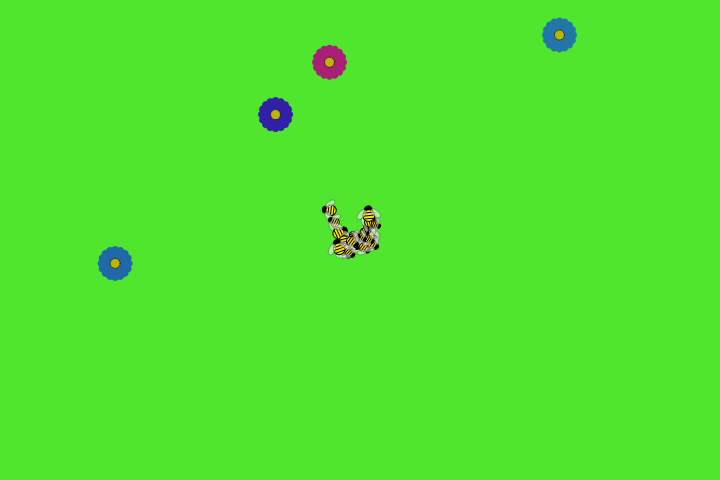
Frame 1 (no input)
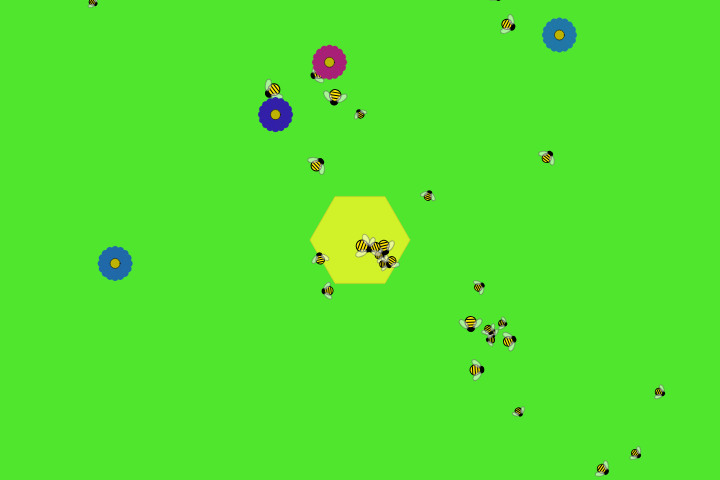
Frame 60 (no input)
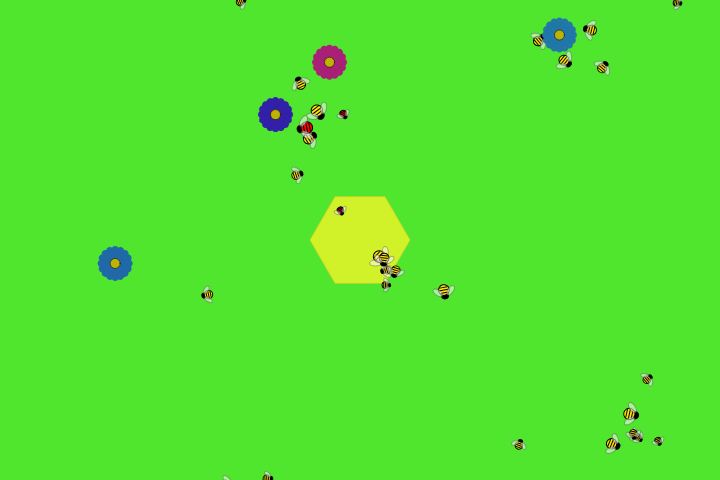
Frame 120 (the mouse pressed at the canvas centre since frame 60)

The p5.js sketch that drew these frames (run headless with seeded random() and noise() and a simulated clock; from frame 60 on, the mouse is pressed at the canvas centre):

// p5.js sketch
// ── sketch.js
/*  Nicolás Peña Escarpentier
	THE NATURE OF CODE, ASSIGNMENT 5
    npescarpentier@gmail.com

  Bees that go looking for food to bring home
    The bees move at different speeds and have different capacity
  When a bee delivers the food, it mates with the Queen Bee
    The Queen Bee reproduces with that bee. and has a fitness evaluation function.
    If that bee is the best at the moment, she stores that DNA info to create a better
    offspring (random new bees created 1-3). The lower the fitness in comparisson to
    the best one, the higher the chance to kill it. Also has a population cap.
*/

var bees = [];
var hive = [];
var flowers = [];

function setup() {
  createCanvas(720, 480);
  colorMode(HSB, 360, 100, 100, 100);
  
  // Create hive at the center of the canvas
  createHive(width/2, height/2);
  // Create starting bees
  createBees(30, width/2, height/2, 30);
  // Create flowers
  createFlowers(4);
}

function draw() {
  background(color(109, 80, 90));
  
  // Hive storage and replication.
  for(var i=0; i<hive.length; i++){
    hive[i].store(bees);
    hive[i].update();
    hive[i].display();
    
    if(hive[i].timeToReplicate() && hive.length<1024){
      var newCell = hive[i].replicate();
      for(var j=0; j<newCell.length; j++){
        hive.push(newCell[j]);
      }
    }
  }
  
  // Bees movement
  for(var i=0; i<bees.length; i++){
    bees[i].applySteering(bees, flowers, hive);
    bees[i].update();
    bees[i].display();
  }
  
  // Flower growth and exhaustion
  for(var i=0; i<flowers.length; i++){
    flowers[i].drain(bees);
    flowers[i].update();
    flowers[i].display();
  }
}

// Creates the hive at posx, posy
function createHive(posx, posy){
  var h = new Hive(posx, posy, 1000);
  hive.push(h);
}
// OBSOLETE AFTER POPULATION INCLUSION
// Creates "n" bees at a maximum "dist" around hiveX, hiveY
function createBees(n, hiveX, hiveY, dist){
  // Every bee should appear near each other
  noiseSeed(random(10000));
  var nx = 0; // x position noise variable
  var ny = 0; // y position noise variable
  var nv = 0; // velocity noise variable
  // Bees creation
  for(var i=0; i<n; i++){
    // Position according to noise
    var posx = hiveX + map(noise(nx, 0, 0), 0, 1, -dist, dist);
    var posy = hiveY + map(noise(0, ny, 0), 0, 1, -dist, dist);
    var vel  = map(noise(0, 0, nv), 0, 1, 0, TWO_PI);
    var genes = new DNA();
    bees.push(new Bee(posx, posy, vel, genes));
    nx += 0.2;
    ny += 0.2;
    nv += 0.2;
  }
}
// Creates "n" flowers scattered around the canvas
function createFlowers(n) {
  for(var i=0; i<n; i++){
    flowers.push(new Flower(random(20, width-20), random(20, height-20)));
  }
}
// ── Bee.js
/* Bee's genes (genotype and phenotype)
  Speed     -> The faster, the bigger the wings
  Capacity  -> The more capacity, the bigger the bee 
               (but also slower)
  Toughness -> Max force it can resist
  Vision    -> Field of view of the bee
  Separation-> Desired flock separation
  Influence -> Distance of influence of the flock
  Steering  -> Each steering force has a factor coded in genes!
*/

function Bee(x, y, v, sourceDna){
  this.dna = sourceDna;
  this.pos = createVector(x, y);
  this.vel = p5.Vector.fromAngle(v);
  this.acc = createVector(0, 0);

  colorMode(HSB, 360, 100, 100, 100);
  this.h = color(54, 99, 99);

  // Genetic data assignment
  this.maxspeed = this.dna.genes[0]; // Bee max speed
  this.cap = this.dna.genes[1];      // Max amount of polen that can be stored
  this.r = map(this.cap, 20, 80, 3, 6); // Bee size
  this.maxspeed -= map(this.cap, 20, 80, -2, 2);  // speed correction
  this.maxforce = this.dna.genes[2];         // Bee max steering force
  this.vision = this.r*this.dna.genes[3];    // viewing distance to detect nearby flowers
  this.flock_sep = this.r*this.dna.genes[4]; // flock desired SEParation
  this.flock_inf = this.r*this.dna.genes[5]; // distance of INFluence of the flock
  this.sepFactor = this.dna.genes[6];   // force factor for separation
  this.cohFactor = this.dna.genes[7];   // force factor for cohesion
  this.aliFactor = this.dna.genes[8];   // force factor for alignment
  this.foodFactor = this.dna.genes[9];  // force factor for FEED to go to flowers
  this.hiveFactor = this.dna.genes[10]; // force factor for FEED to return to hive

  // Initial status
  this.polen = 0;     // Amount of polen stored
  this.search = true; // Searchs for food until full, then returns to hive

  this.applySteering = function(bees, flowers, hive) {
    // Flock conduct with other bees: separation, cohesion, alignment
    var sf = this.separate(bees, this.flock_sep);
    var cf = this.cohesion(bees, this.flock_inf);
    var af = this.align(bees, this.flock_inf);
    var ff = this.feed(flowers, hive);

    // Multiplication factors
    sf.mult(this.sepFactor);
    cf.mult(this.cohFactor);
    af.mult(this.aliFactor);
    if (this.search) {
      ff.mult(this.foodFactor);
    } else {
      ff.mult(this.hiveFactor);
    }

    // Force application
    this.applyForce(sf);
    this.applyForce(cf);
    this.applyForce(af);
    this.applyForce(ff);
  }

  // Steers away from other nearby objects
  /*  array =  array of possible objects to be separated of
  tolerance =  maximum separation influence distance
  */
  this.separate = function(array, tolerance) {
    var count = 0;
    var desired = createVector(0, 0);
    // Check for every object in the array
    for (var i = 0; i < array.length; i++) {
      var d = p5.Vector.dist(this.pos, array[i].pos);
      // If distance is between ]0, tolerance]
      if ((d > 0) && (d < tolerance)) {
        var d_vel = p5.Vector.sub(this.pos, array[i].pos);
        // desired velocity inversely proportional to distance
        d_vel.setMag(map(d, 0, tolerance, this.maxspeed, 0));
        desired.add(d_vel);
        count++; // keeping track
      }
    }
    // Average
    if (count > 0) desired.div(count);
    // If non null forces are being applied, implement Reynolds
    var steering = createVector(0, 0);
    if (desired.mag() > 0) {
      desired.setMag(this.maxspeed);
      steering = p5.Vector.sub(desired, this.vel);
      steering.limit(this.maxforce);
    }
    return steering;
  }
  
  // Keeps the nearby flock together
  /*  array =  array of possible objects to be separated of
  influence =  maximum flock influence distance
  */
  this.cohesion = function(array, influence) {
    var count = 0;
    var target = createVector(0, 0); // vector will save the average flock location
    // Check for every object in the array
    for (var i = 0; i < array.length; i++) {
      var d = p5.Vector.dist(this.pos, array[i].pos);
      // If distance is between ]0, influence]
      if ((d > 0) && (d < influence)) {
        target.add(array[i].pos);
        count++; // keeping track
      }
    }
    // Average
    if (count > 0) {
      target.div(count);
      return this.seek(target);
    } else {
      return createVector(0, 0);
    }
  }
  
  // Aligns the direction of the flock 
  /*  array =  array of possible objects to be separated of
  influence =  maximum flock influence distance
  */
  this.align = function(array, influence) {
    var count = 0;
    var flockV = createVector(0, 0); // vector will save the average flock velocity
    // Check for every object in the array
    for (var i = 0; i < array.length; i++) {
      var d = p5.Vector.dist(this.pos, array[i].pos);
      // If distance is between ]0, influence]
      if ((d > 0) && (d < influence)) {
        flockV.add(array[i].pos);
        count++; // keeping track
      }
    }
    // Average
    if (count > 0) {
      flockV.div(count);
      flockV.setMag(this.maxspeed);
      // Implement Reynolds
      var steering = p5.Vector.sub(flockV, this.vel);
      steering.limit(this.maxforce);
      return steering;
    } else {
      return createVector(0, 0);
    }
  }
  
  // Locates the nearest flower to go feed on it or biggest empty hive cell to store polen
  this.feed = function(flowers, hive) {
    var count = 0;
    var target = createVector(0, 0); // vector will save the target locations
    // Decide if hunting flowers or searching home location
    if (this.search) {  // hunting flowers
      // Check for every object in the array
      for (var i = 0; i < flowers.length; i++) {
        var d = p5.Vector.dist(this.pos, flowers[i].pos);
        // If distance is between ]0, influence]
        if ((d > 0) && (d < this.vision)) {
          target.add(flowers[i].pos);
          count++; // keeping track
        }
      }
    } else {  // go to store the polen
      var ind = 0;        // index storage
      var val = 10000.0;  // value storage
      // it has to go to the nearst and biggest empty cell, so first it searches
      // for that cell, and after it's chosen, it heads that way
      for (var i = 0; i < hive.length; i++) {
        if (!hive[i].full) {
          var d = p5.Vector.dist(this.pos, hive[i].pos);  // distance
          if ((d > 0) && (d < this.vision*3+hive[i].r)) {
            var v = d/hive[i].cap;  // new value = dist/capacity
            if(v < val){  // if this is a better choice
              val = v;
              ind = i;
            }
          }
        }
      }
      target.add(hive[ind].pos);
      count++;
    }
    // Average
    if (count > 0) {
      target.div(count);
      return this.arrive(target);
    } else {
      return createVector(0, 0);
    }
  }
  
  // Steers towards a target
  this.seek = function(target) {
    var desired = p5.Vector.sub(target, this.pos);
    desired.setMag(this.maxspeed);

    var steering = p5.Vector.sub(desired, this.vel);
    steering.limit(this.maxforce);
    return steering;
  }
  
  // Steers towards a target, but stops when arrives (at a min distance)
  this.arrive = function(target) {
    var desired = p5.Vector.sub(target, this.pos);

    // Arrive behaviour
    var d = desired.mag();
    if (d < 100) {
      // map according to distance
      var m = map(d, 10, 100, 0, this.maxspeed);
      desired.setMag(m);
    } else {
      desired.setMag(this.maxspeed);
    }
  
    var steering = p5.Vector.sub(desired, this.vel);
    steering.limit(this.maxforce);
    return steering;
  }

  this.applyForce = function(force) {
    this.acc.add(force);
  }
  
  this.update = function() {
    this.vel.add(this.acc);
    this.vel.limit(this.maxspeed);
    this.pos.add(this.vel);
    this.borders();
    this.acc.set(0);
    
    if(this.polen >= this.cap){
      this.search = false;
      this.h = color(0, 99, 99);
    }
    if(this.polen <= 0){
      this.search = true;
      this.h = color(54, 99, 99);
    }
  }
  
  // Border wrapping
  this.borders = function() {
    if (this.pos.x < -this.r) this.pos.x = width + this.r;
    if (this.pos.y < -this.r) this.pos.y = height + this.r;
    if (this.pos.x > width + this.r) this.pos.x = -this.r;
    if (this.pos.y > height + this.r) this.pos.y = -this.r;
  }
  
  this.display = function() {
    colorMode(HSB, 360, 100, 100, 100);
    var theta = this.vel.heading() - PI / 2;
    push();
    translate(this.pos.x, this.pos.y);
    rotate(theta);
    
    // Bee's head
    noStroke();
    fill(0)
    ellipse(0, this.r / 2, this.r * 3 / 2, this.r * 3 / 2);

    // Bee's body
    strokeWeight(1);
    stroke(0);
    fill(this.h);
    ellipse(0, -this.r / 2, this.r * 2, this.r * 2);

    // Bee's lines
    push();
    translate(0, -this.r / 2);
    line(this.r, 0, -this.r, 0); // line #1
    line(this.r * .71, this.r / 2, -this.r * .71, this.r / 2); // line #2
    line(this.r * .71, -this.r / 2, -this.r * .71, -this.r / 2); // line #3
    pop();

    // Bee's wings
    push(); // wing #1
    translate(-this.r / 2, this.r / 2);
    rotate(radians(-45));
    translate(0, -this.r);
    stroke(40, 50);
    fill(250, 50);
    ellipse(0, 0, this.r, this.r * 2);
    pop();
    push(); // wing #2
    translate(this.r / 2, this.r / 2);
    rotate(radians(45));
    translate(0, -this.r);
    stroke(40, 50);
    fill(250, 50);
    ellipse(0, 0, this.r, this.r * 2);
    pop();
    pop();
  }

  
}
// ── DNA.js
/* Bee's genes (genotype and phenotype)
  Speed     -> The faster, the bigger the wings
  Capacity  -> The more capacity, the bigger the bee 
               (but also slower)
  Toughness -> Max force it can resist
  Vision    -> Field of view of the bee
  Separation-> Desired flock separation
  Influence -> Distance of influence of the flock
  Steering  -> Each steering force has a factor coded in genes!
*/


function DNA(newgenes){
  // Genetic sequence
  if(arguments.length > 0){
    this.genes = newgenes;
  } else{
    this.genes = [];
    this.genes.push(random(1, 10));  // 0 Speed
    this.genes.push(random(20, 80)); // 1 Capacity
    this.genes.push(random(0.2, 1)); // 2 Toughness
    this.genes.push(random(10, 30)); // 3 Vision
    this.genes.push(random(3, 10));  // 4 Separation
    this.genes.push(random(3, 15));  // 5 Influence
    this.genes.push(random(1.5, 10)); // 6 Separation factor
    this.genes.push(random(1.5, 10)); // 7 Cohesion factor
    this.genes.push(random(1.5, 10)); // 8 Alignment factor
    this.genes.push(random(2.5, 15)); // 9 Feed flower-searching factor
    this.genes.push(random(2.5, 20)); // 10 Feed hive-returning factor
  }
  this.fitness = 0;
  
  this.calcFitness = function(){
    
  }
  
  this.crossover = function(partner){
    var child = new DNA(this.genes.length);
    var midpoint = floor(random(this.genes.length));
    
    for(var i=0; i<this.genes.length; i++){
      if(i>midpoint) child.genes[i] = this.genes[i];
      else child.genes[i] = partner.genes[i];
    }
    return child;
  }
  
  this.mutation = function(rate){
    for(var i=0; i<this.genes.length; i++){
      if(random(1)<rate){
        this.genes[i] = newChar();
      }
    }
  }
  
}
// ── Flower.js
function Flower(x, y) {
  this.pos = createVector(x, y);
  
  this.h = random(200, 359);  // Flower hue
  this.r = 10; // Flower size
  this.petals = 16; // # of petals
  this.polen = random(1000, 2000); // Flower life
  this.distance = this.r*3; // Feeding distance
  
  this.drain = function(bees){
    var count = 0;
    // Check for nearby bee
    for (var i = 0; i < bees.length; i++) {
      var d = p5.Vector.dist(this.pos, bees[i].pos);
      // If distance is between ]0, influence]
      if ((d > 0) && (d < this.distance)) {
        bees[i].polen++;
        this.polen--;  // flower gets drained from polen
      }
    }
  }
  
  this.update = function() {
      // If it doesn't have any more polen, it dies and reappears somewhere else
      if(this.polen <= 0){
        this.pos = createVector(random(20, width-20), random(20, height-20));
        this.polen = random(1000, 2000);
        this.h = random(200, 359);
      }
    }
  
  this.display = function() {
    colorMode(HSB, 360, 100, 100, 100);
    push();
    translate(this.pos.x, this.pos.y);
    // As the flower gets drained, it gets more transparent
    var life = map(this.polen, 1000, 0, 100, 1);
    // Flower's petals
    strokeWeight(0.1);
    stroke(this.h, 90, 90, life);
    fill(this.h, 80, 65, life);
    var angle = 0;
    for(var i=0; i<16; i++){
      push();
      rotate(angle);
      translate(0, this.r);
      ellipse(0, 0, this.r, this.r*1.5);
      pop();
      angle += TWO_PI/this.petals;
    }
    // Flower's center
    strokeWeight(0.5);
    stroke(0);
    fill(56, 99, 75, life);
    ellipse(0, 0, this.r, this.r);
    pop();
  }
}
// ── Hive.js
// Class for Hive fractal object
function Hive(x, y, cap) {
  this.pos = createVector(x, y);
  this.cap = cap; // capacity of each cell
  this.size = map(cap, 50, 1000, 10, 50); // size proportional to capacity
  this.polen = 0;     // amount of polen stored
  this.full = false;  // whether the cell is full or not
  this.replicated = false;  // whether the cell has already replicated or not
  if(cap <= 100) { this.replicated = true;}  // can't replicate if it's too small
  this.r = 1; // max radius of current state of the hive cell

  // Function that stores the polen from the bees in the hive cell 
  this.store = function(bees) {
    for (var i = 0; i < bees.length; i++) {
      var d = p5.Vector.dist(this.pos, bees[i].pos);
      var storeDist = max(this.size, 25)
      if ((d > 0) && (d < storeDist) && this.polen < this.cap && !bees[i].search) {
        bees[i].polen--;
        this.polen++;
      }
    }
    if (this.polen >= this.cap) { // Checks if it's full, so it won't accept more polen
      this.full = true;
    }
  }
  
  // Checks whether the hive cell can replicate or not
  this.timeToReplicate = function() {
    return (this.full && !this.replicated);
  }

  // Creates new hive cells
  this.replicate = function() {
    var h = [];
    var angle = TWO_PI / 6;
    for (var a = 0; a < TWO_PI-0.1; a += angle) {
      var sx = this.pos.x + cos(a) * this.r*1.2;
      var sy = this.pos.y + sin(a) * this.r*1.2;
      h.push(new Hive(sx, sy, cap*0.5));
    }
    this.replicated = true;
    return h;
  }

  // Makes the cell grow
  this.update = function() {
    if (this.r < this.size) {
      this.r++;
    }
  }

  this.display = function() {
    colorMode(HSB, 360, 100, 100, 100);
    strokeWeight(1);
    stroke(58, 80, 84, 75);
    fill(58, 85, 99, 75);

    var angle = TWO_PI / 6;
    push();
    translate(this.pos.x, this.pos.y);
    beginShape();
    for (var a = 0; a < TWO_PI; a += angle) {
      var sx = cos(a) * this.r;
      var sy = sin(a) * this.r;
      vertex(sx, sy);
    }
    endShape(CLOSE);
    pop();
  }

}
// ── Population.js
// Class to store and manage the population of bees
// Also, displays Queen Bee and saves the best Bee's genes
function Population(m, num, hiveX, hiveY, dist){
	this.mutationRate = m;
	this.population = [];

	// Every bee should appear near each other
  noiseSeed(random(10000));
  var nx = 0; // x position noise variable
  var ny = 0; // y position noise variable
  var nv = 0; // velocity noise variable
  // Bees creation
  for(var i=0; i<n; i++){
   	// Position according to noise
	  var posx = hiveX + map(noise(nx, 0, 0), 0, 1, -dist, dist);
   	var posy = hiveY + map(noise(0, ny, 0), 0, 1, -dist, dist);
   	var vel  = map(noise(0, 0, nv), 0, 1, 0, TWO_PI);
   	var genes = new DNA();
   	bees.push(new Bee(posx, posy, vel, genes));
   	nx += 0.2;
   	ny += 0.2;
   	nv += 0.2;
  }
  
	this.bestDNA;
}
